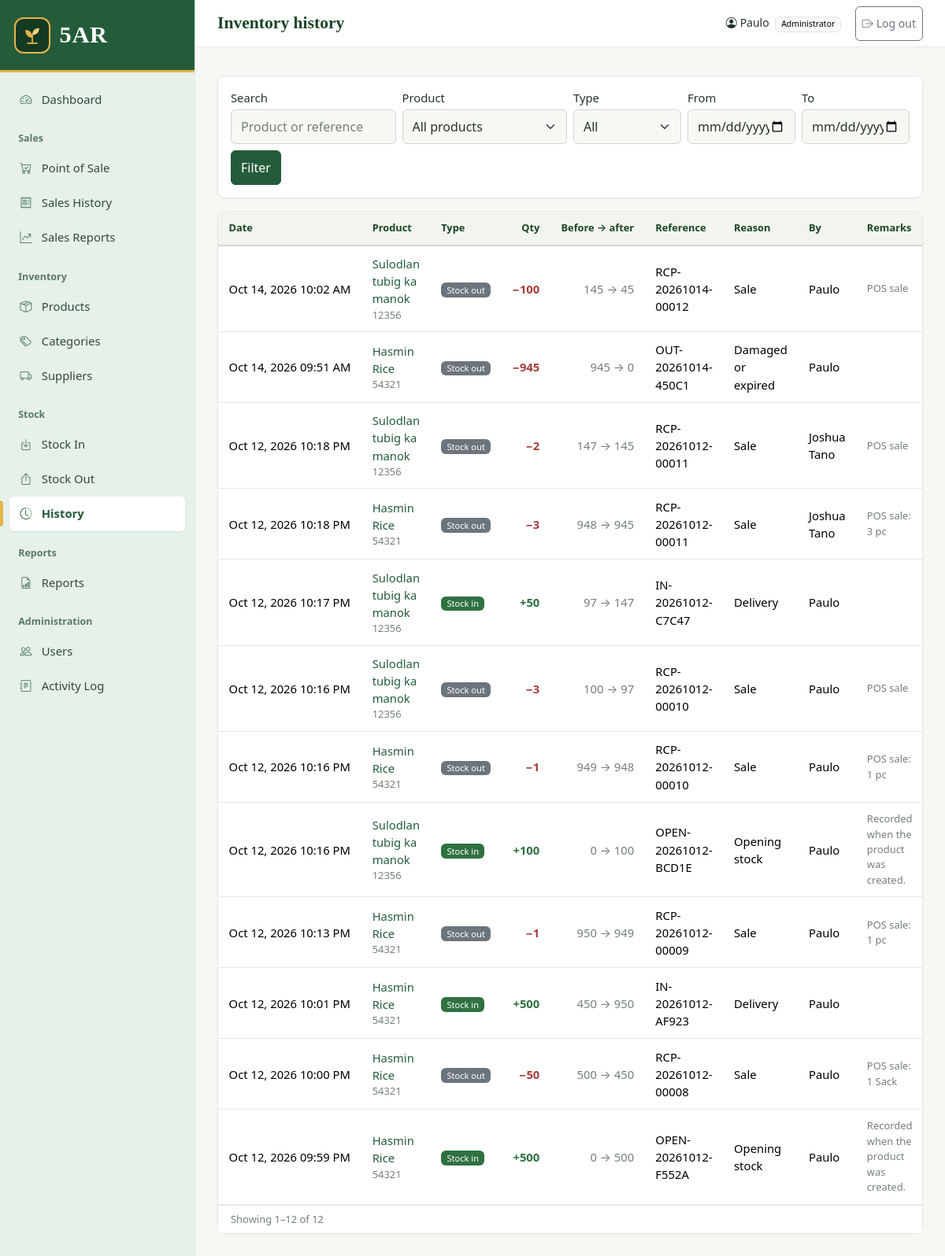
/stock/history.php (signed in), run on the app's committed database.
### tables this page shows
CREATE TABLE `stock_transactions` (
  `id` int(10) UNSIGNED NOT NULL,
  `product_id` int(10) UNSIGNED NOT NULL,
  `transaction_type` enum('in','out') NOT NULL,
  `quantity` decimal(12,3) NOT NULL,
  `stock_before` decimal(12,3) NOT NULL,
  `stock_after` decimal(12,3) NOT NULL,
  `reference_no` varchar(50) NOT NULL,
  `supplier_id` int(10) UNSIGNED DEFAULT NULL,
  `reason` varchar(50) NOT NULL,
  `remarks` varchar(500) DEFAULT NULL,
  `transaction_date` datetime NOT NULL,
  `created_by` int(10) UNSIGNED DEFAULT NULL,
  `created_at` datetime NOT NULL DEFAULT current_timestamp()
);

CREATE TABLE `products` (
  `id` int(10) UNSIGNED NOT NULL,
  `sku` varchar(50) NOT NULL,
  `name` varchar(150) NOT NULL,
  `category_id` int(10) UNSIGNED NOT NULL,
  `supplier_id` int(10) UNSIGNED DEFAULT NULL,
  `description` text DEFAULT NULL,
  `image` varchar(255) DEFAULT NULL,
  `cost_price` decimal(10,2) NOT NULL DEFAULT 0.00,
  `selling_price` decimal(10,2) NOT NULL DEFAULT 0.00,
  `quantity` decimal(12,3) NOT NULL DEFAULT 0.000,
  `min_stock` int(11) NOT NULL DEFAULT 10,
  `created_at` datetime NOT NULL DEFAULT current_timestamp(),
  `updated_at` datetime NOT NULL DEFAULT current_timestamp() ON UPDATE current_timestamp(),
  `base_unit` varchar(30) NOT NULL DEFAULT 'pc',
  `base_allow_decimal` tinyint(1) NOT NULL DEFAULT 0,
  `multi_unit` tinyint(1) NOT NULL DEFAULT 0
);

CREATE TABLE `users` (
  `id` int(10) UNSIGNED NOT NULL,
  `full_name` varchar(100) NOT NULL,
  `username` varchar(30) NOT NULL,
  `password_hash` varchar(255) NOT NULL,
  `role` enum('admin','staff') NOT NULL DEFAULT 'staff',
  `is_active` tinyint(1) NOT NULL DEFAULT 1,
  `last_login` datetime DEFAULT NULL,
  `created_at` datetime NOT NULL DEFAULT current_timestamp()
);

### stock/history.php (the view, shortened to what this page needs)
<?php
require_once __DIR__ . '/../includes/auth.php';
$q = input('q', 'GET');
$productId = (int) ($_GET['product'] ?? 0);
$type = $_GET['type'] ?? '';
$from = input('from', 'GET');
$to = input('to', 'GET');
if (!in_array($type, ['in', 'out'], true)) {
    $type = '';
}
$where = [];
$types = '';
$params = [];
$whereSql = $where ? 'WHERE ' . implode(' AND ', $where) : '';
$total = (int) db_val($conn, "SELECT COUNT(*) FROM stock_transactions t JOIN products p ON p.id = t.product_id $whereSql", $types, $params);
$pg = paginate($total, 15, (int) ($_GET['page'] ?? 1));
$rows = db_all(
    $conn,
    "SELECT t.*, p.name AS product_name, p.sku, u.full_name AS user_name
     FROM stock_transactions t
     JOIN products p ON p.id = t.product_id
     LEFT JOIN users u ON u.id = t.created_by
     $whereSql
     ORDER BY t.transaction_date DESC, t.id DESC
     LIMIT ? OFFSET ?",
    $types . 'ii',
    array_merge($params, [$pg['per_page'], $pg['offset']])
);
$products = db_all($conn, 'SELECT id, name, sku FROM products ORDER BY name');
$filtered = ($q !== '' || $productId > 0 || $type !== '' || $from !== '' || $to !== '');
include __DIR__ . '/../includes/header.php';
?>
<div class="card mb-3">
    <div class="card-body">
        <form method="get" class="row g-2 align-items-end">
            <div class="col-md-3">
                <label for="q" class="form-label">Search</label>
                <input type="search" class="form-control" id="q" name="q" value="<?= e($q) ?>" placeholder="Product or reference">
            </div>
            <div class="col-md-3">
                <label for="product" class="form-label">Product</label>
                <select class="form-select" id="product" name="product">
                    <option value="0">All products</option>
                </select>
            </div>
            <div class="col-md-2">
                <label for="type" class="form-label">Type</label>
                <select class="form-select" id="type" name="type">
                    <option value="">All</option>
                </select>
            </div>
            <div class="col-md-2 col-6">
                <label for="from" class="form-label">From</label>
                <input type="date" class="form-control" id="from" name="from" value="<?= e($from) ?>">
            </div>
            <div class="col-md-2 col-6">
                <label for="to" class="form-label">To</label>
                <input type="date" class="form-control" id="to" name="to" value="<?= e($to) ?>">
            </div>
            <div class="col-12 d-flex gap-2">
                <button type="submit" class="btn btn-primary">Filter</button>
            </div>
        </form>
    </div>
</div>
<div class="card">
    <?php if (!$rows): ?>
        <?= $filtered
            ? empty_state('search', 'No transactions match your filters', 'Try a wider date range or reset the filters.')
            : empty_state('clock-history', 'No stock history yet', 'Stock-in and stock-out records will be listed here.') ?>
    <?php else: ?>
        <div class="table-responsive">
            <table class="table table-hover align-middle mb-0">
                <thead>
                    <tr><th>Date</th><th>Product</th><th>Type</th><th class="text-end">Qty</th><th class="text-end">Before → after</th><th>Reference</th><th>Reason</th><th>By</th><th>Remarks</th></tr>
                </thead>
                <tbody>
                <?php foreach ($rows as $t): ?>
                    <tr>
                        <td class="text-nowrap"><?= e(format_datetime($t['transaction_date'])) ?></td>
                        <td><a href="<?= e(url('products/view.php?id=' . $t['product_id'])) ?>"><?= e($t['product_name']) ?></a><div class="small text-muted"><?= e($t['sku']) ?></div></td>
                        <td><?= type_badge($t['transaction_type']) ?></td>
                        <td class="text-end"><?= signed_quantity($t['transaction_type'], $t['quantity']) ?></td>
                        <td class="text-end text-nowrap text-muted"><?= (int) $t['stock_before'] ?> → <?= (int) $t['stock_after'] ?></td>
                        <td><?= e($t['reference_no']) ?></td>
                        <td><?= e($t['reason']) ?></td>
                        <td><?= e($t['user_name'] ?? '—') ?></td>
                        <td class="small text-muted"><?= e($t['remarks'] ?? '') ?></td>
                    </tr>
                <?php endforeach; ?>
                </tbody>
            </table>
        </div>
        <div class="card-footer d-flex flex-wrap justify-content-between align-items-center gap-2">
            <span class="text-muted small"><?= e(page_summary($pg)) ?></span>
        </div>
    <?php endif; ?>
</div>
<?php include __DIR__ . '/../includes/footer.php'; ?>

### includes/functions.php (shortened to what this page needs)
<?php
function e($value): string
{
    return htmlspecialchars((string) $value, ENT_QUOTES, 'UTF-8');
}
function url(string $path = ''): string
{
    return BASE_URL . '/' . ltrim($path, '/');
}
function input(string $key, string $method = 'POST'): string
{
    $source = ($method === 'GET') ? $_GET : $_POST;
    $value = $source[$key] ?? '';
    return is_string($value) ? trim($value) : '';
}
function format_datetime(?string $value): string
{
    return $value ? date('M d, Y h:i A', strtotime($value)) : '—';
}
function nav_link(string $href, string $icon, string $label, string $key, string $active): string
{
    $class = 'nav-link-item' . ($key === $active ? ' active' : '');
    return '<a class="' . $class . '" href="' . e(url($href)) . '"><i class="bi bi-' . $icon . '"></i><span>' . e($label) . '</span></a>';
}
function db_run(mysqli $conn, string $sql, string $types = '', array $params = []): mysqli_stmt
{
    $stmt = mysqli_prepare($conn, $sql);
    if ($types !== '') {
        mysqli_stmt_bind_param($stmt, $types, ...$params);
    }
    mysqli_stmt_execute($stmt);
    return $stmt;
}
function db_all(mysqli $conn, string $sql, string $types = '', array $params = []): array
{
    $stmt = db_run($conn, $sql, $types, $params);
    $result = mysqli_stmt_get_result($stmt);
    $rows = $result ? mysqli_fetch_all($result, MYSQLI_ASSOC) : [];
    return $rows;
}
function db_row(mysqli $conn, string $sql, string $types = '', array $params = []): ?array
{
    $rows = db_all($conn, $sql, $types, $params);
    return $rows[0] ?? null;
}
function db_val(mysqli $conn, string $sql, string $types = '', array $params = [])
{
    $row = db_row($conn, $sql, $types, $params);
    return $row ? reset($row) : null;
}
function paginate(int $total, int $perPage, int $page): array
{
    $pages = max(1, (int) ceil($total / $perPage));
    $page = min(max(1, $page), $pages);
    return [
        'total'    => $total,
        'per_page' => $perPage,
        'pages'    => $pages,
        'page'     => $page,
        'offset'   => ($page - 1) * $perPage,
    ];
}
function page_summary(array $p): string
{
    $from = $p['offset'] + 1;
    $to = min($p['offset'] + $p['per_page'], $p['total']);
    return "Showing {$from}–{$to} of {$p['total']}";
}
function type_badge(string $type): string
{
    return $type === 'in'
        ? '<span class="badge text-bg-success">Stock in</span>'
        : '<span class="badge text-bg-secondary">Stock out</span>';
}
function signed_quantity(string $type, $quantity): string
{
    return $type === 'in'
        ? '<span class="qty-in">+' . fmt_qty($quantity) . '</span>'
        : '<span class="qty-out">−' . fmt_qty($quantity) . '</span>';
}
function fmt_qty($value): string
{
    $text = number_format((float) $value, 3, '.', '');
    return rtrim(rtrim($text, '0'), '.');
}

### data on the page
stock_transactions: transaction_date "Oct 14, 2026 10:02 AM", product.name "Sulodlan tubig ka manok", product.sku "12356", transaction_type "Stock out", quantity "100", stock_before "145", stock_after "45", reference_no "RCP-20261014-00012", reason "Sale", created_by.full_name "Paulo", remarks "POS sale"
stock_transactions: transaction_date "Oct 14, 2026 09:51 AM", product.name "Hasmin Rice", product.sku "54321", transaction_type "Stock out", quantity "945", stock_before "945", stock_after "0", reference_no "OUT-20261014-450C1", reason "Damaged or expired", created_by.full_name "Paulo"
stock_transactions: transaction_date "Oct 12, 2026 10:18 PM", product.name "Sulodlan tubig ka manok", product.sku "12356", transaction_type "Stock out", quantity "2", stock_before "147", stock_after "145", reference_no "RCP-20261012-00011", reason "Sale", created_by.full_name "Joshua Tano", remarks "POS sale"
stock_transactions: transaction_date "Oct 12, 2026 10:18 PM", product.name "Hasmin Rice", product.sku "54321", transaction_type "Stock out", quantity "3", stock_before "948", stock_after "945", reference_no "RCP-20261012-00011", reason "Sale", created_by.full_name "Joshua Tano", remarks "POS sale: 3 pc"
stock_transactions: transaction_date "Oct 12, 2026 10:17 PM", product.name "Sulodlan tubig ka manok", product.sku "12356", transaction_type "Stock in", quantity "50", stock_before "97", stock_after "147", reference_no "IN-20261012-C7C47", reason "Delivery", created_by.full_name "Paulo"
stock_transactions: transaction_date "Oct 12, 2026 10:16 PM", product.name "Sulodlan tubig ka manok", product.sku "12356", transaction_type "Stock out", quantity "3", stock_before "100", stock_after "97", reference_no "RCP-20261012-00010", reason "Sale", created_by.full_name "Paulo", remarks "POS sale"
stock_transactions: transaction_date "Oct 12, 2026 10:16 PM", product.name "Hasmin Rice", product.sku "54321", transaction_type "Stock out", quantity "1", stock_before "949", stock_after "948", reference_no "RCP-20261012-00010", reason "Sale", created_by.full_name "Paulo", remarks "POS sale: 1 pc"
stock_transactions: transaction_date "Oct 12, 2026 10:16 PM", product.name "Sulodlan tubig ka manok", product.sku "12356", transaction_type "Stock in", quantity "100", stock_before "0", stock_after "100", reference_no "OPEN-20261012-BCD1E", reason "Opening stock", created_by.full_name "Paulo", remarks "Recorded when the product was created."
stock_transactions: transaction_date "Oct 12, 2026 10:13 PM", product.name "Hasmin Rice", product.sku "54321", transaction_type "Stock out", quantity "1", stock_before "950", stock_after "949", reference_no "RCP-20261012-00009", reason "Sale", created_by.full_name "Paulo", remarks "POS sale: 1 pc"
stock_transactions: transaction_date "Oct 12, 2026 10:01 PM", product.name "Hasmin Rice", product.sku "54321", transaction_type "Stock in", quantity "500", stock_before "450", stock_after "950", reference_no "IN-20261012-AF923", reason "Delivery", created_by.full_name "Paulo"
stock_transactions: transaction_date "Oct 12, 2026 10:00 PM", product.name "Hasmin Rice", product.sku "54321", transaction_type "Stock out", quantity "50", stock_before "500", stock_after "450", reference_no "RCP-20261012-00008", reason "Sale", created_by.full_name "Paulo", remarks "POS sale: 1 Sack"
stock_transactions: transaction_date "Oct 12, 2026 09:59 PM", product.name "Hasmin Rice", product.sku "54321", transaction_type "Stock in", quantity "500", stock_before "0", stock_after "500", reference_no "OPEN-20261012-F552A", reason "Opening stock", created_by.full_name "Paulo", remarks "Recorded when the product was created."

### other printed values
BRAND_SHORT "5AR"
$label "Dashboard Point of Sale Sales History Sales Reports Products Categories Suppliers Stock In Stock Out History Reports Users Activity Log"
$_SESSION['full_name'] "Paulo"
page_summary($pg) "Showing 1–12 of 12"
